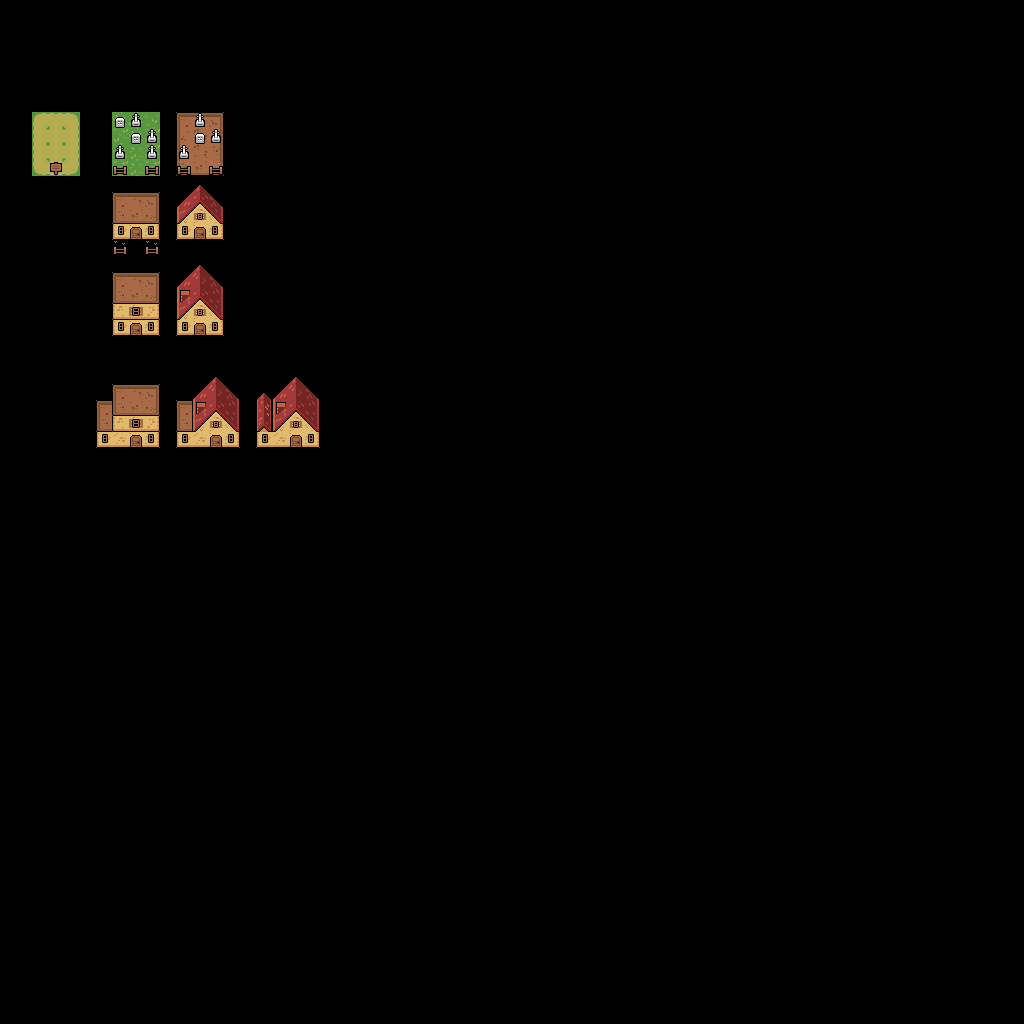

This game map was drawn from its Tiled (.tmx) file and the tilesets committed beside it. A one-line description and the trimmed map source follow:
An orthogonal 64x64 tile map with 16x16 px tiles, 3 tile layers (Warstwa Kafelków 1, Warstwa Kafelków 3, Warstwa Kafelków 2).

<map version="1.9" tiledversion="1.9.1" orientation="orthogonal" renderorder="right-down" width="64" height="64" tilewidth="16" tileheight="16" infinite="0" nextlayerid="4" nextobjectid="1">
 <tileset firstgid="1" source="../assets/Monochrome RPG Tileset/Colored/tilemap.tsx" />
 <layer id="1" name="Warstwa Kafelków 1" width="64" height="64">
  <data>[4096 cells, 128 non-empty, 37 distinct tile ids]</data>
 </layer>
 <layer id="3" name="Warstwa Kafelków 3" width="64" height="64">
  <data>[4096 cells, 12 non-empty, 4 distinct tile ids]</data>
 </layer>
 <layer id="2" name="Warstwa Kafelków 2" width="64" height="64">
  <data>[4096 cells, 17 non-empty, 4 distinct tile ids]</data>
 </layer>
</map>
